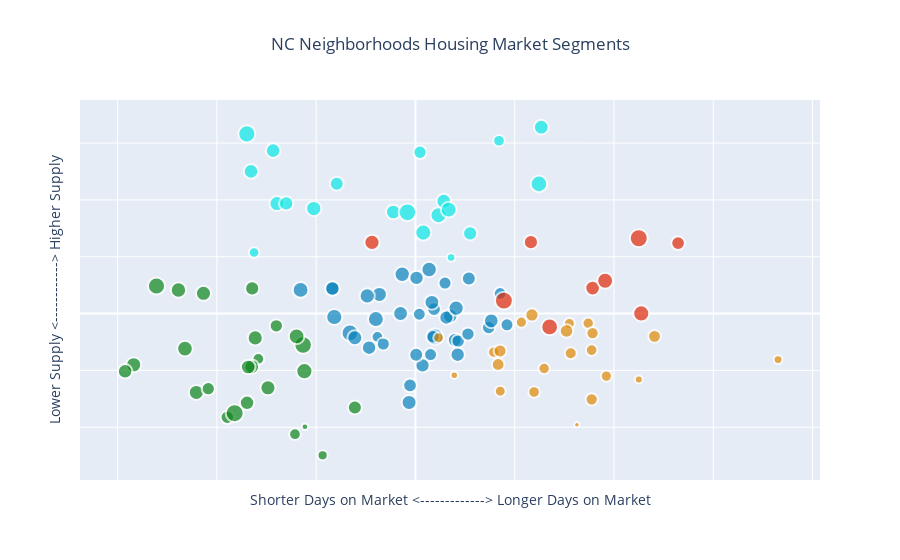

Here is the notebook cell this chart was saved with:
### Code cell
# Dictionary with dataframes for each cluster
cluster_name=df["cluster_nbr"].unique()
cluster_data = {cluster: df.loc[df["cluster_nbr"] == cluster].copy()
                            for cluster in cluster_name}

layout = go.Layout(
    title_text='NC Neighborhoods Housing Market Segments', 
    title_x=0.5,
    xaxis = go.XAxis(
        title = 'Shorter Days on Market <-------------> Longer Days on Market',
        showticklabels=False),
    yaxis = go.YAxis(
        title = 'Lower Supply <------------> Higher Supply',
        showticklabels=False
    )
)

# Create figure
fig = go.Figure(layout=layout)
for cluster_name, cluster in cluster_data.items():
    fig.add_trace(go.Scatter(
        x=cluster['PC1'], y=cluster['PC2'],
        marker = dict(color=cluster['color']),
        name=cluster_name, text=cluster['text'],
        marker_size=cluster['size']
        ))

# Tune marker appearance and layout
sizeref = 2.*max(df['size'])/(18**2) 
fig.update_traces(mode='markers', marker=dict(sizemode='area',sizeref=sizeref, line_width=2))

fig.update_layout(showlegend=False)
fig.show()
